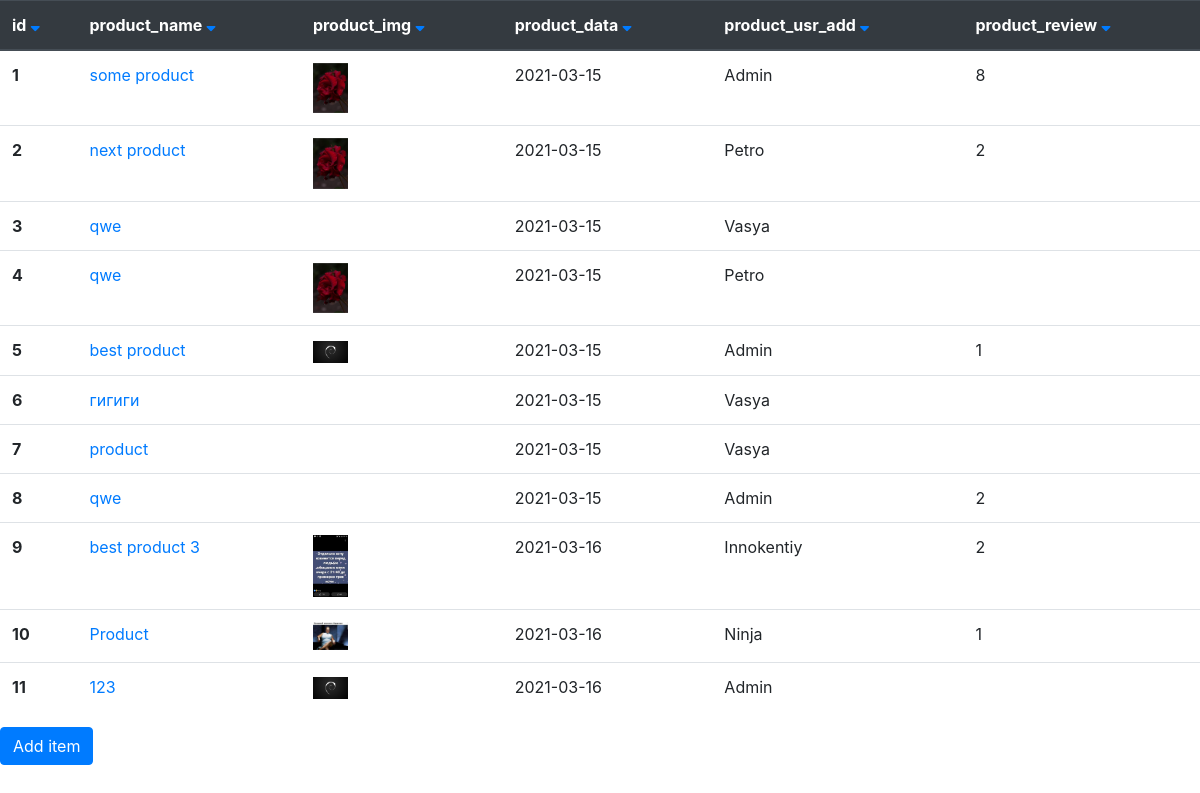
The page / on the database its author committed.
### tables this page shows
CREATE TABLE `product` (
  `id` int(11) NOT NULL,
  `product_name` varchar(255) DEFAULT NULL,
  `product_img` text DEFAULT NULL,
  `product_data` date DEFAULT NULL,
  `product_usr_add` varchar(255) DEFAULT NULL,
  `product_review` int(11) DEFAULT NULL,
  `product_midprice` varchar(255) DEFAULT NULL
);

CREATE TABLE `users` (
  `id` int(11) NOT NULL,
  `user_name` varchar(255) NOT NULL
);

### db.php (called while the page is built, shortened)
<?php
class DB
{
    static private $db;
    protected static $instance = null;
    public function __construct(){
        if (self::$instance === null){
            try {
                self::$db = new PDO(
                    'mysql:host='.self::DB_HOST.';dbname='.self::DB_NAME,
                    self::DB_USER,
                    self::DB_PASSWORD,
                    $options = [
                        PDO::ATTR_ERRMODE => PDO::ERRMODE_EXCEPTION,
                        PDO::ATTR_DEFAULT_FETCH_MODE => PDO::FETCH_ASSOC,
                        PDO::MYSQL_ATTR_INIT_COMMAND => "SET NAMES ".self::CHARSET
                    ]
                );
            } catch (PDOException $e) {
                throw new Exception ($e->getMessage());
            }
        }
        return self::$instance;
    }
    public static function query($stmt)  {
        return self::$db->query($stmt);
    }
    public static function run($query, $args = [])  {
        try{
            if (!$args) {
                return self::query($query);
            }
            $stmt = self::prepare($query);
            $stmt->execute($args);
            return $stmt;
        } catch (PDOException $e) {
            throw new Exception($e->getMessage());
        }
    }
    public static function getRows($query, $args = [])  {
        return self::run($query, $args)->fetchAll();
    }
}

### dbPrj.php (called while the page is built, shortened)
<?php
include_once ('db.php');
class dbPrj {
    public function  getAllProducts(){
        $db = new DB;
        $sql = "SELECT * FROM product";
        return $res = $db::getRows($sql);
    }
    public function getAllUsers() {
        $db = new DB;
        $sql = "SELECT * FROM users";
        $resUsr = $db::getRows($sql);
        $data = [];
        foreach ($resUsr as $usr) {
            $data[$usr['id']] = $usr;
        }
        return $data;
    }
}

### index.php (the view, shortened to what this page needs)
<!doctype html>
<html lang="en">
<head>
    <link rel="stylesheet" href="/css/bootstrap.min.css">
    <link rel="stylesheet" href="/css/style.css">
    <link rel="stylesheet" href="https://use.fontawesome.com/releases/v5.7.0/css/all.css">
</head>
<body>
<?php
    include_once ('dbPrj.php');
    $res = (new dbPrj())->getAllProducts();
    $dataUsrs = (new dbPrj())->getAllUsers();
?>
<table class="table">
    <thead class="thead-dark">
        <tr>
            <th>id <a href="?sort=sort_id"><i class="fas fa-sort-down"></i></a></th>
            <th>product_name <a href="?sort=product_name"><i class="fas fa-sort-down"></i></a></th>
            <th>product_img <a href="?sort=product_img"><i class="fas fa-sort-down"></i></a></th>
            <th>product_data <a href="?sort=product_data"><i class="fas fa-sort-down"></i></a> </th>
            <th>product_usr_add <a href="?sort=product_usr_add"><i class="fas fa-sort-down"></i></a></th>
            <th>product_review <a href="?sort=product_review"><i class="fas fa-sort-down"></i></a></th>
        </tr>
    </thead>
    <tbody>
    <?php
    foreach ($res as $item):
    ?>
        <tr>
            <th scope="row"><?= $item['id']?></th>
            <td>
                <a href="product.php?product_id=<?=$item['id']?>">
                    <?=$item['product_name']?>
                </a>
            </td>
            <td>
                <?php if ($item['product_img']) :?>
                    <img class="tab-img" src="<?=$item['product_img']?>" alt="...">
                <?php endif; ?>
            </td>
            <td><?=$item['product_data']?></td>
            <td><?=$dataUsrs[$item['product_usr_add']]['user_name']?></td>
            <td><?=$item['product_review']?></td>
        </tr>
    <?php
    endforeach;
    ?>
    </tbody>
</table>
<a href="addProduct.php" type="button" class="btn btn-primary">Add item</a>
</body>
</html>

### css/style.css (style rules this page uses)
body { max-width: 1440px; margin: 0 auto; }
.tab-img { max-width: 35px; }

### rows shown on the page
product: id "1", product_name "some product", product_img (picture), product_data "2021-03-15", product_usr_add.user_name "Admin", product_review "8"
product: id "2", product_name "next product", product_img (picture), product_data "2021-03-15", product_usr_add.user_name "Petro", product_review "2"
product: id "3", product_name "qwe", product_data "2021-03-15", product_usr_add.user_name "Vasya"
product: id "4", product_name "qwe", product_img (picture), product_data "2021-03-15", product_usr_add.user_name "Petro"
product: id "5", product_name "best product", product_img (picture), product_data "2021-03-15", product_usr_add.user_name "Admin", product_review "1"
product: id "6", product_name "гигиги", product_data "2021-03-15", product_usr_add.user_name "Vasya"
product: id "7", product_name "product", product_data "2021-03-15", product_usr_add.user_name "Vasya"
product: id "8", product_name "qwe", product_data "2021-03-15", product_usr_add.user_name "Admin", product_review "2"
product: id "9", product_name "best product 3", product_img (picture), product_data "2021-03-16", product_usr_add.user_name "Innokentiy", product_review "2"
product: id "10", product_name "Product", product_img (picture), product_data "2021-03-16", product_usr_add.user_name "Ninja", product_review "1"
product: id "11", product_name "123", product_img (picture), product_data "2021-03-16", product_usr_add.user_name "Admin"
